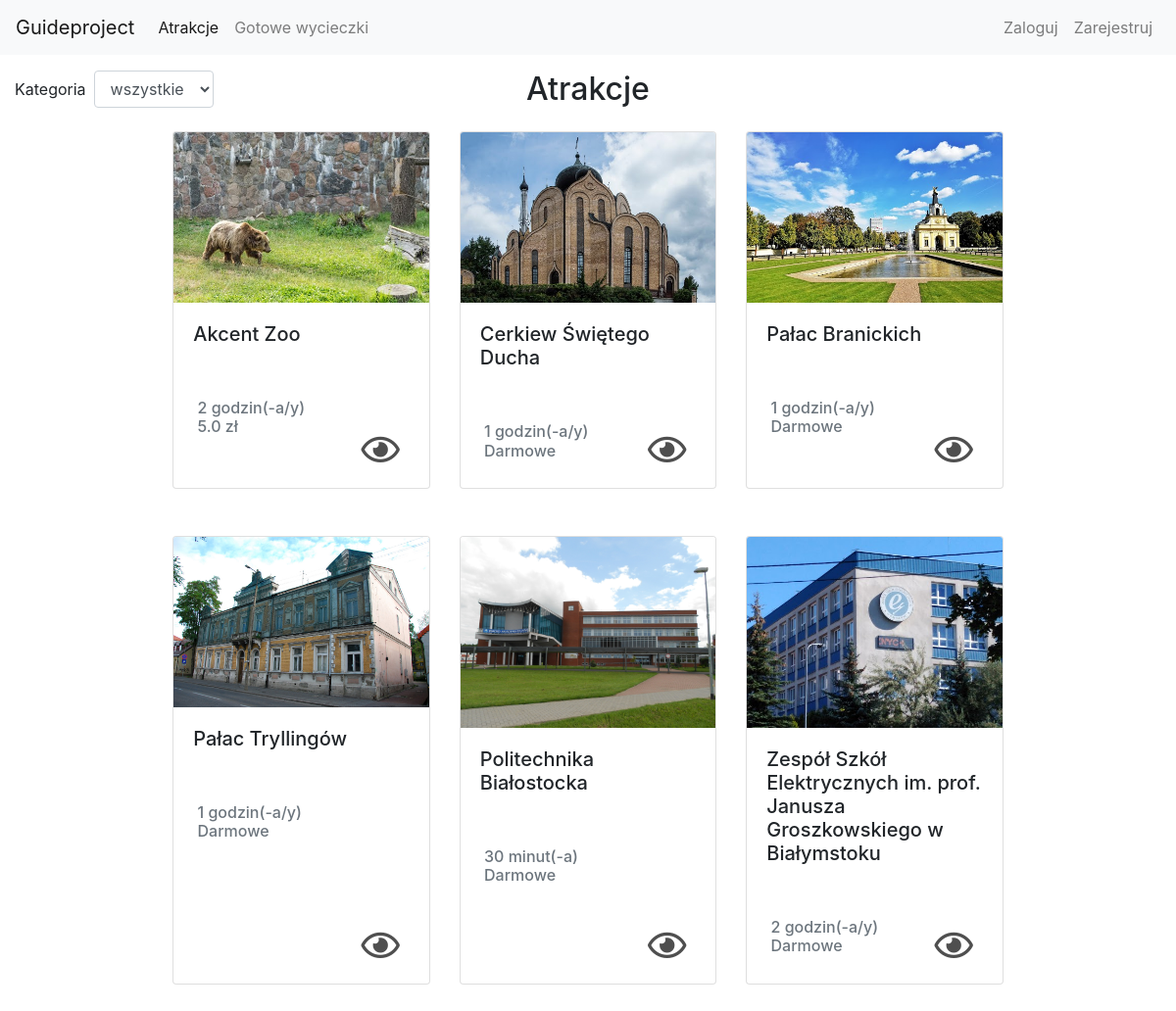
The page /guide/attractions on the database its author committed.
### guide/models.py (models this page shows, shortened)
class Attraction(models.Model):
    name = models.CharField(_("Name"),
                            max_length=200, help_text="Enter attraction's name.")
    description = models.TextField(max_length=500)
    categories = models.ManyToManyField(
        "Category")
    localization = models.ForeignKey(
        "Localization", verbose_name=_("Address"), on_delete=models.CASCADE, null=True, blank=True)
    timeNeededToSightsee = models.FloatField(
        _("Time neede to sightsee (in hours)"))
    ticketCost = models.FloatField(
        _("Ticket's cost"), default=0)
    def display_category(self):
        """Create a string for the Category. This is required to display category in Admin."""
        return ', '.join(category.name for category in self.categories.all())
    def getTimeAsFormattedString(self):
        hours = int(self.timeNeededToSightsee)
        minutes = int((self.timeNeededToSightsee % 1)*60)
        result = ''
        if hours:
            result += str(hours) + ' godzin(-a/y) '
        if minutes:
            result += str(minutes) + ' minut(-a)'
        return result
    def getFormattedCost(self):
        if self.ticketCost == 0:
            return 'Darmowe'
        else:
            return f'{str(self.ticketCost)} zł'
    display_category.short_description = 'Category'
    class Meta:
        ordering = ['name']

### guide/views.py (the view, shortened to what this page needs)
# urls.py: path('attractions', views.AttractionListView.as_view(), name='attractions'),
class AttractionListView(FilterView):
    model = Attraction
    filterset_class = AttractionListFilter
    context_object_name = 'attractions'
    def get_context_data(self, **kwargs):
        context = super().get_context_data(**kwargs)
        context['form'] = SignUpForm
        return context

### guide/models.py (called while the page is built)
    def __str__(self):
        return self.name

### guide/templatetags/my_tags.py (called while the page is built)
@register.filter
def modulo(num, val):
    return num % val

### guide/templates/guide/attraction_filter.html (shortened to what this page needs)
{% extends "base.html" %}
{% block attractions_link %}
    <a class="nav-link active" href="{% url 'attractions' %}">Atrakcje</a>
{% endblock attractions_link %}
{% block content %}
{% load static %}
{% load widget_tweaks %}
<div class="container-fluid">
<div class="row">
    <div class="col">
        <form action="" method="get" class="form-inline my-3">
                {{ filter.form.categories.label}}
                {{ filter.form.categories|add_class:"form-control ml-2" }}
        </form>
    </div>
    <div class="col text-center my-3">
        <h2>Atrakcje</h2>
    </div>
    <div class="col-4">
</div>
</div>
    <div class="row">
        <div class="col">
            <div class="listing-block">
                {% for attraction in filter.qs %}
                {% load my_tags %}
                    {% if forloop.counter0|modulo:3 == 0%}
                        <div class="row mb-5">
                            {% if filter.qs|length < 2 %}
                            <div class="col-6 mx-auto">
                            {% else %}
                            <div class="col">
                            {% endif %}
                                <div class="card-deck w-75 mx-auto">
                    {% endif %}
                    <div class="card w-75 text-left">
                        <img class="card-img-top" src="{% static "images/" %}{{attraction.name}}.jpeg" alt="{{attraction.name}}">
                        <div class="card-body">
                            <h5 class="card-title pb-5">{{attraction.name}}</h5>
                            <h6 class="card-subtitle mb-2 text-muted">
                                 {{attraction.getTimeAsFormattedString}} <br>
                                 {{attraction.getFormattedCost}}
                            </h6>
                            <p class="card-text text-right">
                                <a class="icon-wrapper" href="{% url 'attraction-detail' attraction.pk %}">
                                    <i class="far fa-eye"></i>
                                </a>
                            </p>
                        </div>
                    </div>
                    {% if forloop.last %}
                        </div>
                        </div>
                        </div>
                    {% else %}
                        {% if forloop.counter0|modulo:3 == 2%}
                        </div>
                        </div>
                        </div>
                        {% endif %}
                    {% endif %}
                {% endfor %}
            </div>
        </div>
    </div>
</div>
{% endblock content %}

### templates/base.html (shortened to what this page needs)
<!DOCTYPE html PUBLIC "-//W3C//DTD XHTML 1.0 Transitional//EN"
 "http://www.w3.org/TR/xhtml1/DTD/xhtml1-transitional.dtd">
<html xmlns="http://www.w3.org/1999/xhtml" xml:lang="en" lang="en">
<head>
    {% load static %}
    <link rel="stylesheet" href="https://stackpath.bootstrapcdn.com/bootstrap/4.3.1/css/bootstrap.min.css">
    <link rel="stylesheet" href="https://cdnjs.cloudflare.com/ajax/libs/font-awesome/5.8.2/css/all.min.css">
</head>
<body>
<div class="banner" >
    <nav class="navbar navbar-expand-lg navbar-light bg-light">
        <a class="navbar-brand" href="{% url 'home' %}">Guideproject</a>
        <div class="collapse navbar-collapse" id="navbarNav" >
            <ul class="navbar-nav mr-auto">
                <li class="nav-item">
                    {% block attractions_link %}{% endblock attractions_link %}
                </li>
                <li class="nav-item">
                    {% block tripplans_link %}
                        <a class="nav-link" href="{% url 'trip-plans' %}">Gotowe wycieczki</a>
                    {% endblock tripplans_link %}
                </li>
            </ul>
            {% if user.is_authenticated %}
                <ul class="navbar-nav">
                    <li class="nav-item dropdown">
                        <a class="nav-link dropdown-toggle" data-toggle="dropdown" href="#" role="button" aria-haspopup="true" aria-expanded="false">{{user.username}} <i class="fas fa-user"></i>
                        </a>
                        <div class="dropdown-menu dropdown-menu-right">
                            <a class="dropdown-item" href="{% url 'my-trip-plans' %}">Moje wycieczki</a>
                            <div class="dropdown-divider"></div>
                            <a class="dropdown-item" href="{% url 'general' %}">Zarządzaj kontem</a>
                            <div class="dropdown-divider"></div>
                            <a class="dropdown-item" href="{% url 'logout'%}?next={% url 'home' %}">Wyloguj</a>
                        </div>
                    </li>
                </ul>
            {% else %}
                <ul class="navbar-nav">
                    {% block signin_button %}
                        <li class="nav-item">
                            <a class = "nav-link" href="#" data-toggle="modal" data-target="#login">Zaloguj</a>
                        </li>
                    {% endblock signin_button %}
                    {% block signup_button %}
                        <li class="nav-item">
                            <a class = "nav-link" href="#" data-toggle="modal" data-target="#signup">Zarejestruj</a>
                        </li>
                    {% endblock signup_button %}
                </ul>
            {% endif %}
        </div>
    </nav>
</div>
    {% block content %}
    {% endblock content%}
</body>
</html>

### templates/base.html (style rules this page uses)
.icon-wrapper { color:#4F4F4F; padding:10px; }
.icon-wrapper i { font-size: 35px; }

### guide/templates/guide/attraction_filter.html (style rules this page uses)
.card-text { position:absolute; bottom:20px; right:20px; }

### rows shown on the page
Attraction: name (picture), name "Akcent Zoo", getTimeAsFormattedString "2 godzin(-a/y)", getFormattedCost "5.0 zł"
Attraction: name (picture), name "Cerkiew Świętego Ducha", getTimeAsFormattedString "1 godzin(-a/y)", getFormattedCost "Darmowe"
Attraction: name (picture), name "Pałac Branickich", getTimeAsFormattedString "1 godzin(-a/y)", getFormattedCost "Darmowe"
Attraction: name (picture), name "Pałac Tryllingów", getTimeAsFormattedString "1 godzin(-a/y)", getFormattedCost "Darmowe"
Attraction: name (picture), name "Politechnika Białostocka", getTimeAsFormattedString "30 minut(-a)", getFormattedCost "Darmowe"
Attraction: name (picture), name "Zespół Szkół Elektrycznych im. prof. Janusza Groszkowskiego w Białymstoku", getTimeAsFormattedString "2 godzin(-a/y)", getFormattedCost "Darmowe"

### other values the page prints
{{ filter.form.categories.label }} "Kategoria"
